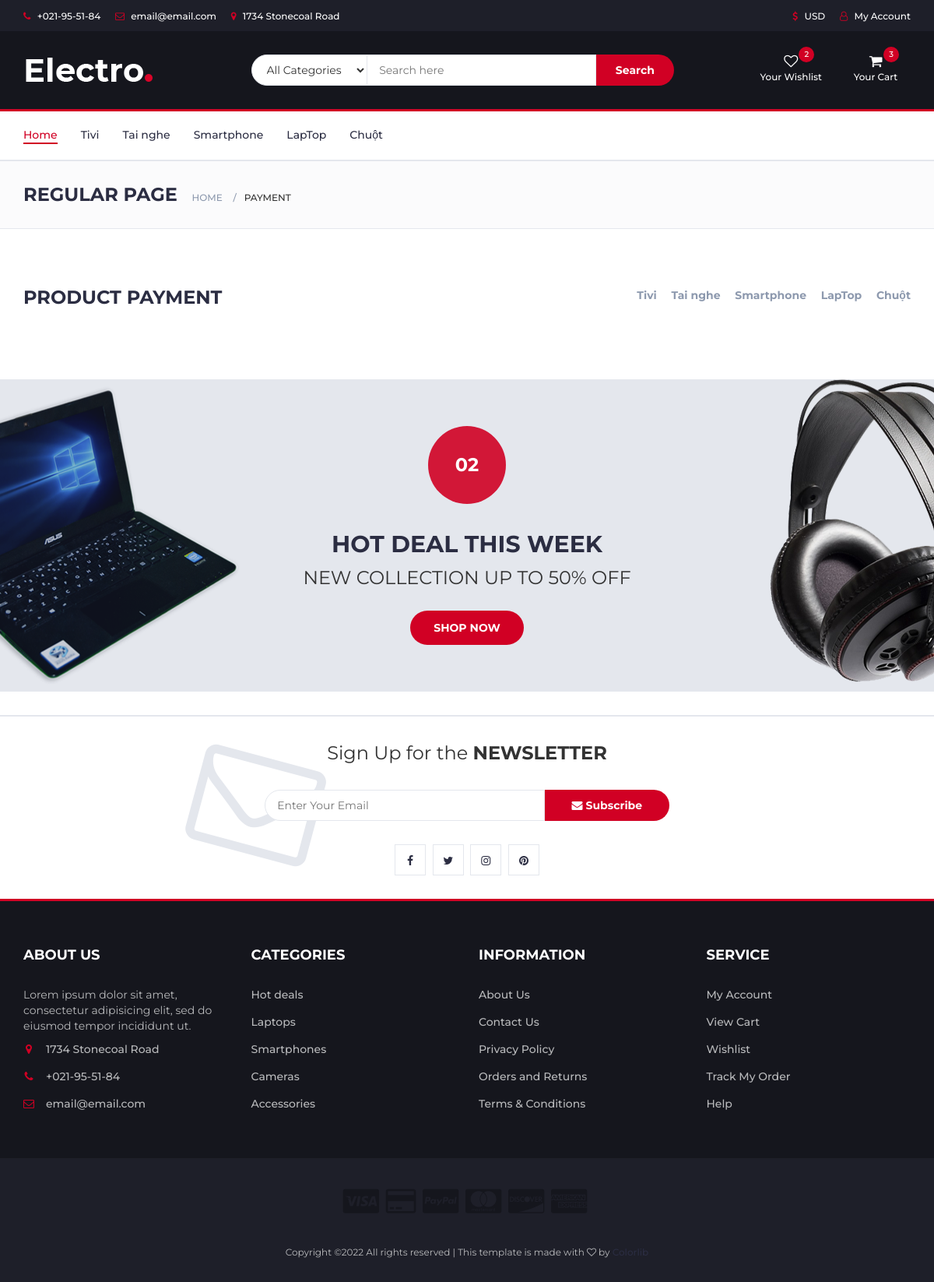
The app's page /payment.php, older data.
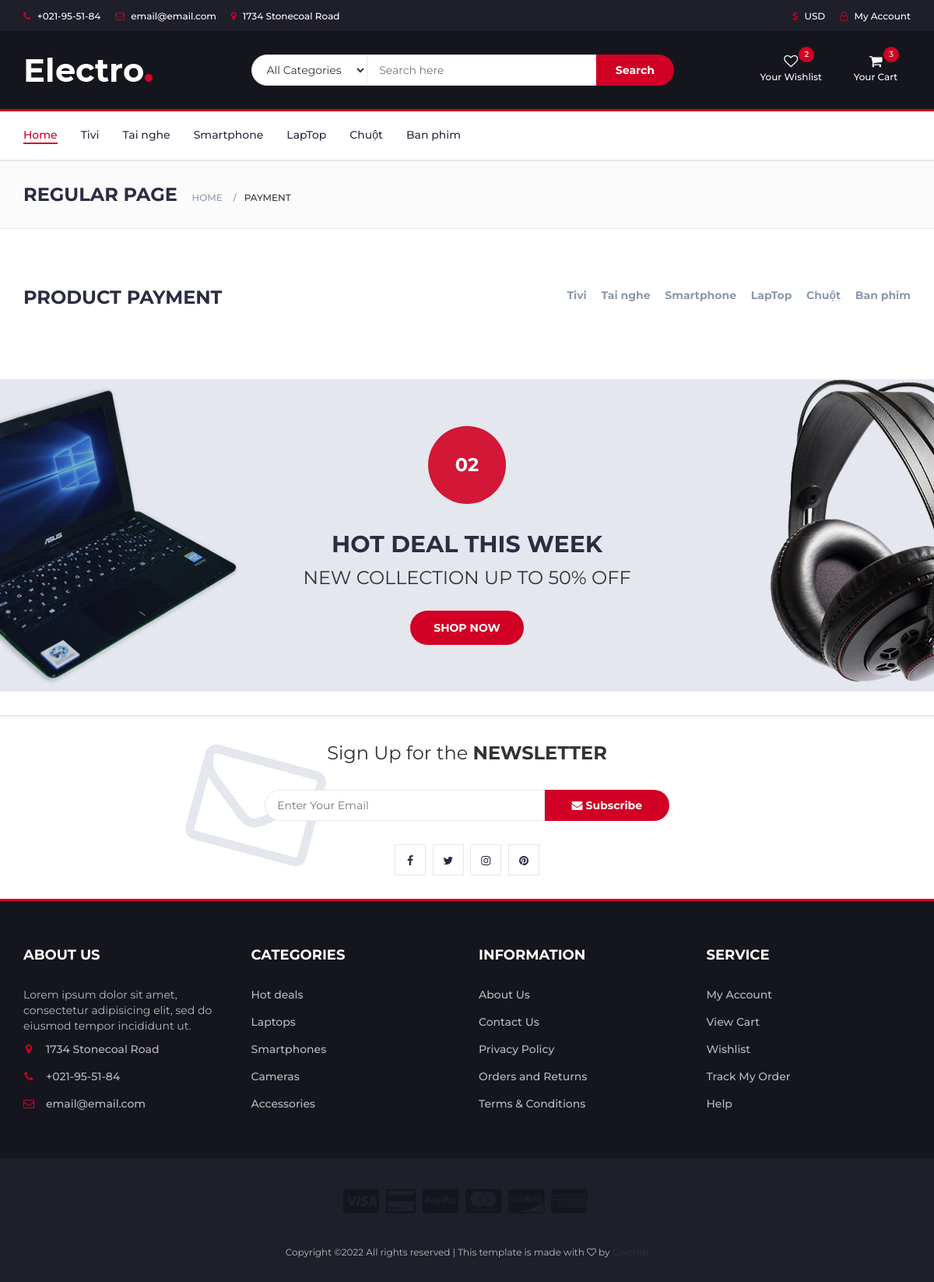
The same page, newer data.
### tables this page shows
CREATE TABLE `protypes` (
  `type_id` int(11) NOT NULL,
  `type_name` varchar(100) NOT NULL
);

### models/db.php (called while the page is built)
<?php
class Db
{
    public static $connection;
    public function __construct()
    {
        if (!self::$connection) {
                self::$connection = new mysqli(DB_HOST, DB_USER, DB_PASSWORD, DB_NAME,PORT);
                self::$connection->set_charset(DB_CHARSET);
        }
        return self::$connection;
    }
}

### models/protypes.php (called while the page is built, shortened)
<?php
class Protypes extends Db{
    public function getAllProtypes()
    {
        $sql = self::$connection->prepare("SELECT * FROM protypes");
        $sql->execute();
        $items = $sql->get_result()->fetch_all(MYSQLI_ASSOC);
        return $items;
    }
}

### payment.php (the view, shortened to what the changed rows need)
<!DOCTYPE html>
<html lang="en">
	<head>
 		<link type="text/css" rel="stylesheet" href="css/bootstrap.min.css"/>
 		<link type="text/css" rel="stylesheet" href="css/slick.css"/>
 		<link type="text/css" rel="stylesheet" href="css/slick-theme.css"/>
 		<link type="text/css" rel="stylesheet" href="css/nouislider.min.css"/>
 		<link rel="stylesheet" href="css/font-awesome.min.css">
 		<link type="text/css" rel="stylesheet" href="css/style.css"/>
    </head>
	<body>
                                        <?php
                                                require "models/db.php";
                                                $protypes = new Protypes();
                                                $getAllProtypes = $protypes->getAllProtypes();
                                             ?>
		<nav id="navigation">
			<div class="container">
				<div id="responsive-nav">
					<ul class="main-nav nav navbar-nav">
                        <?php
							foreach ($getAllProtypes as $key => $value) {?>
								<li><a href=""><?php echo $value['type_name'];?></a></li>
						<?php
							}
						?>
					</ul>
				</div>
			</div>
		</nav>
		<div class="section">
			<div class="container">
				<div class="row">
					<div class="col-md-12">
						<div class="section-title">
							<div class="section-nav">
								<ul class="section-tab-nav tab-nav">
									<?php foreach ($getAllProtypes as $key => $value) {?>
										<li><a  data-toggle="tab" href="#tab1"><?php echo $value['type_name'];?></a></li>
									<?php
										}
									?>
								</ul>
							</div>
						</div>
					</div>
				</div>
			</div>
		</div>
		<div id="hot-deal" class="section">
			<div class="container">
				<div class="row">
					<div class="col-md-12">
						<div class="hot-deal">
							<h2 class="text-uppercase">hot deal this week</h2>
						</div>
					</div>
				</div>
			</div>
		</div>
	</body>
</html>

Row changes from the older to the newer data that the page shows:
added protypes: type_name "Ban phim"
